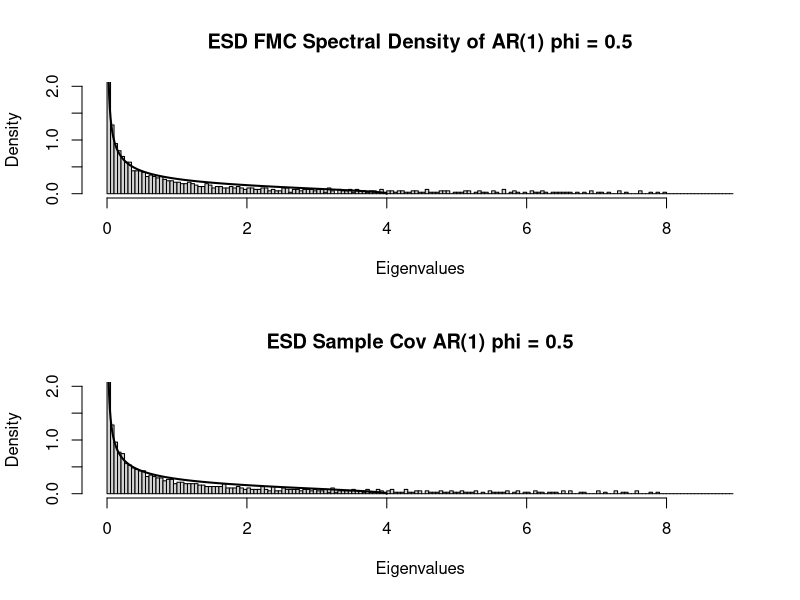

Write R code to recreate this figure.
# Oliver Orejola
#
# Created: 7/16/21
# Updated: 7/27/21
# Free Multiplicative Convolution 
#
#
#################################

addMP<- function(lambda){
  lambda_plus = (1 + sqrt(lambda))**2
  lambda_minus = (1 - sqrt(lambda))**2
  u=seq(lambda_minus,lambda_plus,by=.01)
  v=sqrt((lambda_plus - u)*(u - lambda_minus))*1/(2*pi * u * lambda)
  lines(u,v,lwd=2)
}

# Spectral Density of AR(1)
specdenAR <- function(v,phi,variance){
  f <- variance/(2*pi) * 1/(1-2*phi*cos(v)+phi^2)
  return(f)
}
#################################

N = 750
U = runif(N,-pi,pi)
phi = 0.5
f <- 2*pi*diag(specdenAR(U,phi,1))
X<- matrix(rnorm(N*N),N,N)
MP <- 1/N*crossprod(X)

X<-c()
for(i in 1:N){
  X<- append(X,arima.sim(list(order=c(1,0,0), ar=phi), n=N))
}
XX <- matrix( X, N,N, byrow = TRUE)  
E_AR <-eigen(1/N* crossprod(XX))$values

E_FMP <-eigen(f %*% MP)$values
M <- max(E_AR,E_FMP)


par(mfrow = c(2,1))
hist(E_FMP, probability=TRUE, breaks = seq(0,M+1,by = 0.05)
     ,ylim=c(0,2)
     ,xlab= "Eigenvalues"
     ,main = paste("ESD FMC Spectral Density of AR(1) phi =", phi)
)
addMP(1)
hist(E_AR,probability=TRUE
     ,breaks = seq(0,M+1, by = 0.05)
     ,ylim=c(0,2)
     ,xlab= "Eigenvalues"
     ,main = paste("ESD Sample Cov AR(1) phi =", phi)
)
addMP(1)


